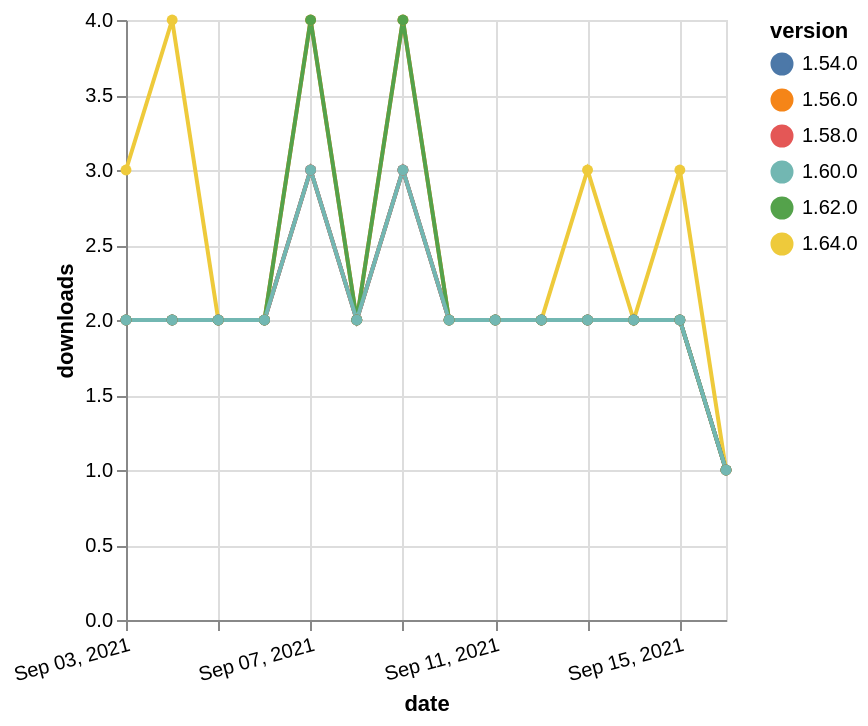

The specification (Vega-Lite) saved for this image:
### Vega-Lite specification from a JSON file in a GitHub repository (floating-point values rounded to 4 significant figures)
{"$schema": "https://vega.github.io/schema/vega-lite/v5.json", "description": "A simple bar chart with embedded data.", "data": {"values": [{"date": "2021-09-03", "total": 1968, "delta": 2, "version": "1.56.0"}, {"date": "2021-09-04", "total": 1970, "delta": 2, "version": "1.56.0"}, {"date": "2021-09-05", "total": 1972, "delta": 2, "version": "1.56.0"}, {"date": "2021-09-06", "total": 1974, "delta": 2, "version": "1.56.0"}, {"date": "2021-09-07", "total": 1978, "delta": 4, "version": "1.56.0"}, {"date": "2021-09-08", "total": 1980, "delta": 2, "version": "1.56.0"}, {"date": "2021-09-09", "total": 1984, "delta": 4, "version": "1.56.0"}, {"date": "2021-09-10", "total": 1986, "delta": 2, "version": "1.56.0"}, {"date": "2021-09-11", "total": 1988, "delta": 2, "version": "1.56.0"}, {"date": "2021-09-12", "total": 1990, "delta": 2, "version": "1.56.0"}, {"date": "2021-09-13", "total": 1992, "delta": 2, "version": "1.56.0"}, {"date": "2021-09-14", "total": 1994, "delta": 2, "version": "1.56.0"}, {"date": "2021-09-15", "total": 1996, "delta": 2, "version": "1.56.0"}, {"date": "2021-09-16", "total": 1997, "delta": 1, "version": "1.56.0"}, {"date": "2021-09-03", "total": 227, "delta": 3, "version": "1.64.0"}, {"date": "2021-09-04", "total": 231, "delta": 4, "version": "1.64.0"}, {"date": "2021-09-05", "total": 233, "delta": 2, "version": "1.64.0"}, {"date": "2021-09-06", "total": 235, "delta": 2, "version": "1.64.0"}, {"date": "2021-09-07", "total": 238, "delta": 3, "version": "1.64.0"}, {"date": "2021-09-08", "total": 240, "delta": 2, "version": "1.64.0"}, {"date": "2021-09-09", "total": 243, "delta": 3, "version": "1.64.0"}, {"date": "2021-09-10", "total": 245, "delta": 2, "version": "1.64.0"}, {"date": "2021-09-11", "total": 247, "delta": 2, "version": "1.64.0"}, {"date": "2021-09-12", "total": 249, "delta": 2, "version": "1.64.0"}, {"date": "2021-09-13", "total": 252, "delta": 3, "version": "1.64.0"}, {"date": "2021-09-14", "total": 254, "delta": 2, "version": "1.64.0"}, {"date": "2021-09-15", "total": 257, "delta": 3, "version": "1.64.0"}, {"date": "2021-09-16", "total": 258, "delta": 1, "version": "1.64.0"}, {"date": "2021-09-03", "total": 2068, "delta": 2, "version": "1.54.0"}, {"date": "2021-09-04", "total": 2070, "delta": 2, "version": "1.54.0"}, {"date": "2021-09-05", "total": 2072, "delta": 2, "version": "1.54.0"}, {"date": "2021-09-06", "total": 2074, "delta": 2, "version": "1.54.0"}, {"date": "2021-09-07", "total": 2077, "delta": 3, "version": "1.54.0"}, {"date": "2021-09-08", "total": 2079, "delta": 2, "version": "1.54.0"}, {"date": "2021-09-09", "total": 2082, "delta": 3, "version": "1.54.0"}, {"date": "2021-09-10", "total": 2084, "delta": 2, "version": "1.54.0"}, {"date": "2021-09-11", "total": 2086, "delta": 2, "version": "1.54.0"}, {"date": "2021-09-12", "total": 2088, "delta": 2, "version": "1.54.0"}, {"date": "2021-09-13", "total": 2090, "delta": 2, "version": "1.54.0"}, {"date": "2021-09-14", "total": 2092, "delta": 2, "version": "1.54.0"}, {"date": "2021-09-15", "total": 2094, "delta": 2, "version": "1.54.0"}, {"date": "2021-09-16", "total": 2095, "delta": 1, "version": "1.54.0"}, {"date": "2021-09-03", "total": 1450, "delta": 2, "version": "1.58.0"}, {"date": "2021-09-04", "total": 1452, "delta": 2, "version": "1.58.0"}, {"date": "2021-09-05", "total": 1454, "delta": 2, "version": "1.58.0"}, {"date": "2021-09-06", "total": 1456, "delta": 2, "version": "1.58.0"}, {"date": "2021-09-07", "total": 1459, "delta": 3, "version": "1.58.0"}, {"date": "2021-09-08", "total": 1461, "delta": 2, "version": "1.58.0"}, {"date": "2021-09-09", "total": 1464, "delta": 3, "version": "1.58.0"}, {"date": "2021-09-10", "total": 1466, "delta": 2, "version": "1.58.0"}, {"date": "2021-09-11", "total": 1468, "delta": 2, "version": "1.58.0"}, {"date": "2021-09-12", "total": 1470, "delta": 2, "version": "1.58.0"}, {"date": "2021-09-13", "total": 1472, "delta": 2, "version": "1.58.0"}, {"date": "2021-09-14", "total": 1474, "delta": 2, "version": "1.58.0"}, {"date": "2021-09-15", "total": 1476, "delta": 2, "version": "1.58.0"}, {"date": "2021-09-16", "total": 1477, "delta": 1, "version": "1.58.0"}, {"date": "2021-09-03", "total": 715, "delta": 2, "version": "1.62.0"}, {"date": "2021-09-04", "total": 717, "delta": 2, "version": "1.62.0"}, {"date": "2021-09-05", "total": 719, "delta": 2, "version": "1.62.0"}, {"date": "2021-09-06", "total": 721, "delta": 2, "version": "1.62.0"}, {"date": "2021-09-07", "total": 725, "delta": 4, "version": "1.62.0"}, {"date": "2021-09-08", "total": 727, "delta": 2, "version": "1.62.0"}, {"date": "2021-09-09", "total": 731, "delta": 4, "version": "1.62.0"}, {"date": "2021-09-10", "total": 733, "delta": 2, "version": "1.62.0"}, {"date": "2021-09-11", "total": 735, "delta": 2, "version": "1.62.0"}, {"date": "2021-09-12", "total": 737, "delta": 2, "version": "1.62.0"}, {"date": "2021-09-13", "total": 739, "delta": 2, "version": "1.62.0"}, {"date": "2021-09-14", "total": 741, "delta": 2, "version": "1.62.0"}, {"date": "2021-09-15", "total": 743, "delta": 2, "version": "1.62.0"}, {"date": "2021-09-16", "total": 744, "delta": 1, "version": "1.62.0"}, {"date": "2021-09-03", "total": 1011, "delta": 2, "version": "1.60.0"}, {"date": "2021-09-04", "total": 1013, "delta": 2, "version": "1.60.0"}, {"date": "2021-09-05", "total": 1015, "delta": 2, "version": "1.60.0"}, {"date": "2021-09-06", "total": 1017, "delta": 2, "version": "1.60.0"}, {"date": "2021-09-07", "total": 1020, "delta": 3, "version": "1.60.0"}, {"date": "2021-09-08", "total": 1022, "delta": 2, "version": "1.60.0"}, {"date": "2021-09-09", "total": 1025, "delta": 3, "version": "1.60.0"}, {"date": "2021-09-10", "total": 1027, "delta": 2, "version": "1.60.0"}, {"date": "2021-09-11", "total": 1029, "delta": 2, "version": "1.60.0"}, {"date": "2021-09-12", "total": 1031, "delta": 2, "version": "1.60.0"}, {"date": "2021-09-13", "total": 1033, "delta": 2, "version": "1.60.0"}, {"date": "2021-09-14", "total": 1035, "delta": 2, "version": "1.60.0"}, {"date": "2021-09-15", "total": 1037, "delta": 2, "version": "1.60.0"}, {"date": "2021-09-16", "total": 1038, "delta": 1, "version": "1.60.0"}]}, "width": "container", "mark": {"type": "line", "point": {"filled": true}}, "encoding": {"x": {"field": "date", "type": "temporal", "timeUnit": "yearmonthdate", "title": "date", "axis": {"labelAngle": -15}}, "y": {"field": "delta", "type": "quantitative", "title": "downloads"}, "color": {"field": "version", "type": "nominal"}, "tooltip": {"field": "delta"}}}
